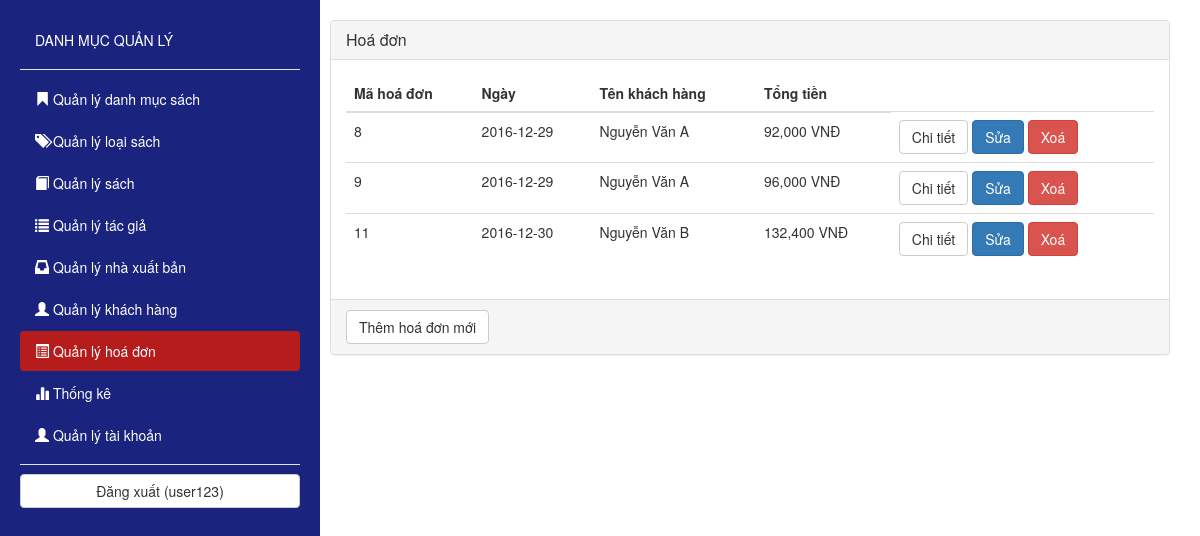
/admin.php?c=HoaDon&act=QuanLy (signed in), run on an earlier commit of the app's database.
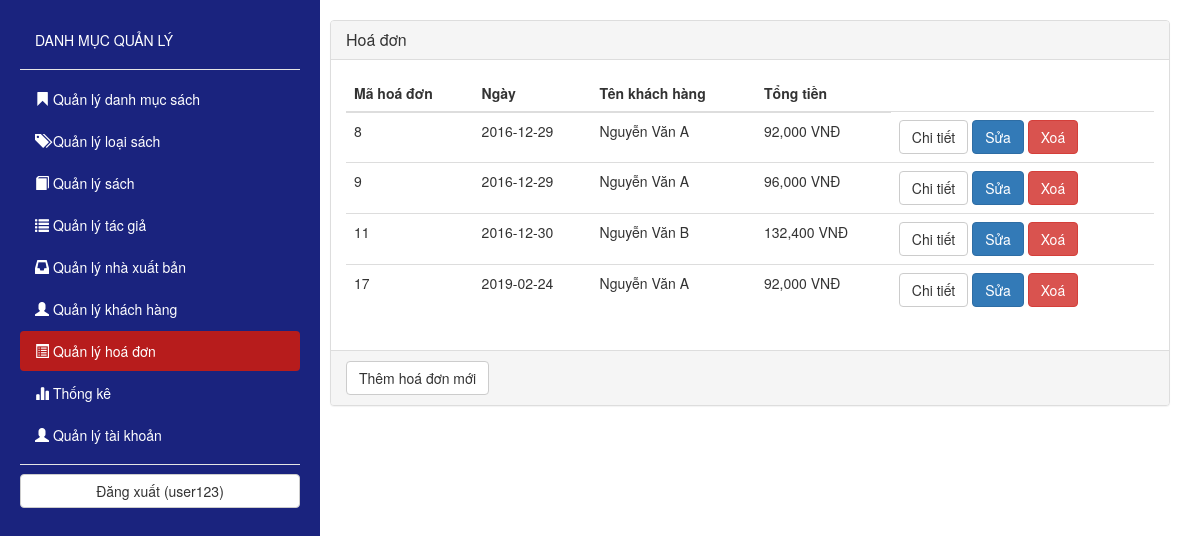
And on a later commit of the database.
### tables this page shows
CREATE TABLE `HOADON` (
  `MAHD` int(11) NOT NULL,
  `MAKH` int(11) DEFAULT NULL,
  `NGAYHD` date DEFAULT NULL,
  `TONGTIEN` bigint(20) DEFAULT NULL,
  `TENNN` varchar(40) DEFAULT NULL,
  `DIACHI` varchar(200) DEFAULT NULL,
  `SDT` varchar(15) DEFAULT NULL,
  `EMAIL` varchar(50) DEFAULT NULL
);

CREATE TABLE `KHACHHANG` (
  `MAKH` int(11) NOT NULL,
  `TENKH` varchar(100) DEFAULT NULL,
  `DIACHI` varchar(200) DEFAULT NULL,
  `SDT` varchar(15) DEFAULT NULL,
  `EMAIL` varchar(50) DEFAULT NULL,
  `MATKHAU` varchar(40) DEFAULT NULL,
  `TENTK` varchar(40) NOT NULL,
  `NGAYSINH` date NOT NULL,
  `GIOITINH` tinyint(1) NOT NULL
);

### Controller/HoaDon/QuanLy.php (called while the page is built)
<?php
	include_once("Model/HoaDon.php");
	$hd = new HoaDon();
	$result = $hd->LayHoaDon();
	include_once("View/HoaDon/QuanLy.php");
?>

### Model/HoaDon.php (called while the page is built, shortened)
<?php
	include_once("DataProvider.php");
	class HoaDon
	{
		private $cn;
		function __construct(){
			$this->cn = new DataProvider();
		}
		function LayHoaDon()
		{
			$sql = "SELECT * FROM HOADON HD JOIN KHACHHANG KH ON HD.MAKH = KH.MAKH";
			return $this->cn->FetchAll($sql);
		}
	}
?>

### Model/DataProvider.php (called while the page is built, shortened)
<?php
class DataProvider
{
	private $link;
	function __construct()
	{
		$this->link=mysqli_connect("localhost","root","","bansach");
	}
	function ExecuteQuery($sql)
	{
		mysqli_query($this->link,"set names 'utf8'");
		return mysqli_query($this->link, $sql);
	}
	function FetchAll($sql)
	{
		$result=$this->ExecuteQuery($sql);
		$arr=array();
		while($row=mysqli_fetch_assoc($result))
		{
			$arr[]=$row;
		}
		return $arr;
	}
}
?>

### View/HoaDon/QuanLy.php (the view, shortened to what this page needs)
<div class="panel panel-default">
	<div class="panel-heading">
		<h3 class="panel-title">Hoá đơn</h3>
	</div>
	<div class="panel-body">
		<div class="table-responsive">
			<table class="table table-hover">
				<thead>
					<tr>
						<th>Mã hoá đơn</th><th>Ngày</th><th>Tên khách hàng</th><th>Tổng tiền</th>
					</tr>
				</thead>
				<tbody>
					<?php
						foreach ($result as $row) {
							$tongtien = number_format($row['TONGTIEN']);
							$item = <<< EOD
								<tr>
									<td>{$row['MAHD']}</td>
									<td>{$row['NGAYHD']}</td>
									<td>{$row['TENKH']}</td>
									<td>$tongtien VNĐ</td>
									<td>
										<a href="admin.php?c=HoaDon&act=ChiTiet&mahd={$row['MAHD']}" class="btn btn-default">Chi tiết</a>
										<a href="admin.php?c=HoaDon&act=Sua&mahd={$row['MAHD']}" class="btn btn-primary">Sửa</a>
										<a href="admin.php?c=HoaDon&act=Xoa&mahd={$row['MAHD']}" class="btn btn-danger">Xoá</a>
									</td>
								</tr>
EOD;
							echo $item;
						}
					?>
				</tbody>
			</table>
		</div>
	</div>
	<div class="panel-footer">
		<a href="admin.php?c=HoaDon&act=TaoMoi" class="btn btn-default">Thêm hoá đơn mới</a>
	</div>
</div>

### admin.php (shortened to what this page needs)
<!DOCTYPE html>
<html>
<head>
	<link rel="stylesheet" href="lib/bootstrap-3.3.7-dist/css/bootstrap.min.css"/>
	<link rel="stylesheet" href="lib/selectize/selectize.default.css"/>
	<link rel="stylesheet" href="lib/selectize/selectize.bootstrap3.css"/>
	<link rel="stylesheet" href="lib/jquery-ui-1.12.1.custom/jquery-ui.min.css">
</head>
<body>
	<?php
		if(!isset($_SESSION['TaiKhoan_QL'])):
			include_once("Controller/TaiKhoan/DangNhap.php");
		else:
	?>
	<div>
		<div class="col-md-3">
			<div class="sidebar" data-spy="affix">
				<ul class="nav nav-pills nav-stacked" >
					<li class="title"><a href="#">DANH MỤC QUẢN LÝ</a></li>
					<li class="nav-divider"></li>
					<li <?php if((isset($_REQUEST['c']) && $_REQUEST['c'] == 'DanhMuc') || !isset($_REQUEST['c'])) echo "class='select'"; ?> ><a href='admin.php?c=DanhMuc&act=QuanLy'><span class="glyphicon glyphicon-bookmark" aria-hidden="true"></span> Quản lý danh mục sách</a></li>
					<li <?php if(isset($_REQUEST['c']) && $_REQUEST['c'] == 'LoaiSach') echo "class='select'"; ?> ><a href='admin.php?c=LoaiSach&act=QuanLy'><span class="glyphicon glyphicon-tags" aria-hidden="true"></span> Quản lý loại sách</a></li>
					<li <?php if(isset($_REQUEST['c']) && $_REQUEST['c'] == 'Sach') echo "class='select'"; ?> ><a href='admin.php?c=Sach&act=QuanLy'><span class="glyphicon glyphicon-book" aria-hidden="true"></span> Quản lý sách</a></li>
					<li <?php if(isset($_REQUEST['c']) && $_REQUEST['c'] == 'TacGia') echo "class='select'"; ?> ><a href='admin.php?c=TacGia&act=QuanLy'><span class="glyphicon glyphicon-list" aria-hidden="true"></span> Quản lý tác giả</a></li>
					<li <?php if(isset($_REQUEST['c']) && $_REQUEST['c'] == 'NhaXB') echo "class='select'"; ?> ><a href='admin.php?c=NhaXB&act=QuanLy'><span class="glyphicon glyphicon-inbox" aria-hidden="true"></span> Quản lý nhà xuất bản</a></li>
					<li <?php if(isset($_REQUEST['c']) && $_REQUEST['c'] == 'KhachHang') echo "class='select'"; ?> ><a href='admin.php?c=KhachHang&act=QuanLy'><span class="glyphicon glyphicon-user" aria-hidden="true"></span> Quản lý khách hàng</a></li>
					<li <?php if(isset($_REQUEST['c']) && $_REQUEST['c'] == 'HoaDon') echo "class='select'"; ?> ><a href='admin.php?c=HoaDon&act=QuanLy'><span class="glyphicon glyphicon-list-alt" aria-hidden="true"></span> Quản lý hoá đơn</a></li>
					<li <?php if(isset($_REQUEST['c']) && $_REQUEST['c'] == 'ThongKe') echo "class='select'"; ?> ><a href='admin.php?c=ThongKe&act=ThongKe'><span class="glyphicon glyphicon-stats" aria-hidden="true"></span> Thống kê</a></li>
					<li <?php if(isset($_REQUEST['c']) && $_REQUEST['c'] == 'TaiKhoan') echo "class='select'"; ?> ><a href='admin.php?c=TaiKhoan&act=QuanLy'><span class="glyphicon glyphicon-user" aria-hidden="true"></span> Quản lý tài khoản</a></li>
					<li class="nav-divider"></li>
				</ul>
				<a href="admin.php?c=TaiKhoan&act=DangXuat" class="btn btn-default btn-block">Đăng xuất (<?php echo $_SESSION['TaiKhoan_QL']['TENTK']; ?>)</a>
			</div>
		</div>
		<div class="col-md-9">
			<div class="container-fluid content">
				<?php
					if(isset($_SESSION['TaiKhoan_QL']))
					{
						if(isset($_REQUEST['c']) && isset($_REQUEST['act']))
						{
							include_once("Controller/".$_REQUEST['c']."/".$_REQUEST['act'].".php");
						}
						else
						{
							include_once("Controller/DanhMuc/QuanLy.php");
						}
					}
					else
					{
						echo "<script>alert('Bạn chưa đăng nhập');</script>";
					}
				?>
			</div>
		</div>
	</div>
	<?php
		endif;
	?>
</body>
</html>

### admin.php (style rules this page uses)
.col-md-3 { padding-left: 0px; padding-right: 0px; }
.sidebar { min-height: 100%; width: 320px; padding: 20px; background-color: #1A237E; }
.content { margin-top: 20px; }
.sidebar ul li a { color: white; }
.sidebar ul li.select a { background-color: #B71C1C; }

What changed in the data, as far as the page shows it:
added hoadon: MAHD "17", NGAYHD "2019-02-24", MAKH.TENKH "Nguyễn Văn A", TONGTIEN "92,000"
